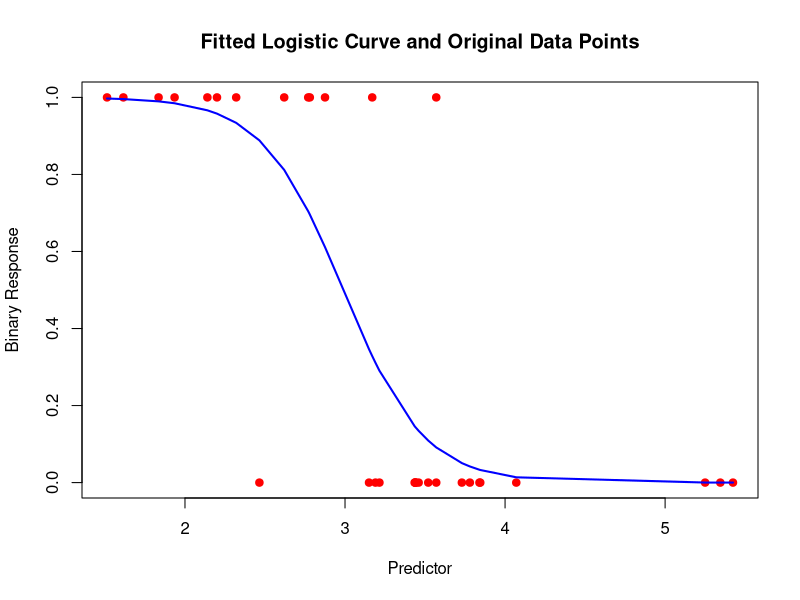
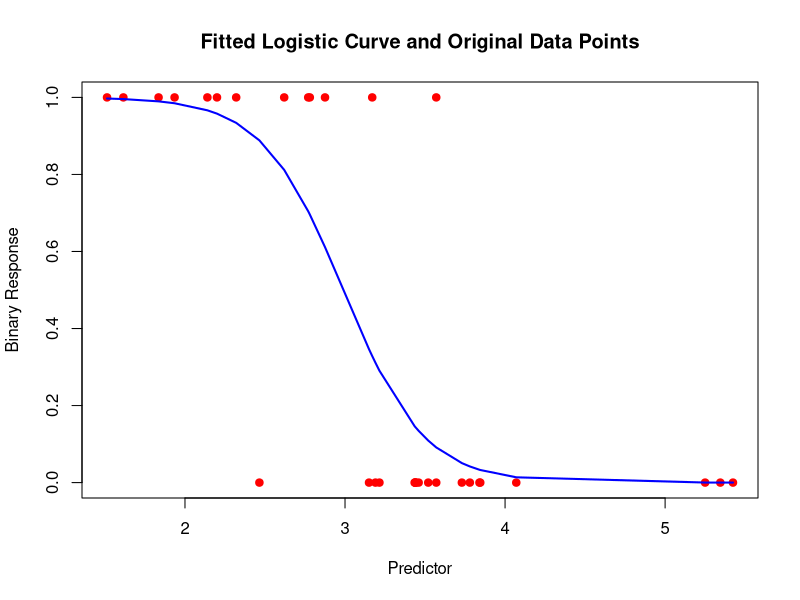

These charts were generated, in order, by the following R code:


# Logistic Function
# Purpose: Computes logistic function for given predictors X and coefficients beta.
# How it Works: Calculates p_i using formula p_i = 1 / (1 + exp(-X^T * beta)), returning predicted probabilities for each observation.
logistic_function <- function(beta, X) {
  # pi = 1 / (1 + exp(-xi^T * beta))
  return(1 / (1 + exp(-X %*% beta)))
}

# Cost Function (Calculating the sum in the argmin equation)
# Purpose: Calculates the cost for the current set of coefficients beta.
# How it Works: Implements logisticfunction as the negative sum of log-likelihood across all observations.
cost_function <- function(beta, X, y) {
  p <- logistic_function(beta, X)
  # -sum(yi * log(pi) + (1 - yi) * log(1 - pi))
  cost <- -sum(y * log(p + 1e-9) + (1 - y) * log(1 - p + 1e-9))  # Adding a small constant to avoid log(0)
  return(cost)
}


# Gradient of the Cost Function
# Purpose: Computes the gradient of the cost function with respect to beta.
# How it Works: Used in gradient descent to determine direction to adjust coefficients beta. Gradient calculated as X^T * (p - y).
gradient_function <- function(beta, X, y) {
  p <- 1 / (1 + exp(-X %*% beta))
  return(t(X) %*% (p - y))
}

# Logistic Regression
# This is a function presented to the user, it takes an X Vector as predictor and y values of 0 or 1 as output variables.
# The learning rate, max iterations, and tolerance can be adjusted by the user.
# Purpose: Optimizes coefficients beta to minimize the cost function.
# How it Works: Initializes beta using least-squares formula (X^T * X)^-1 * X^T * y. 
# Iteratively updates beta in the direction of negative gradient of the cost function,
# scaled by learning rate. Checks for convergence in each iteration. Returns optimized coefficients beta.
logistic_regression <- function(X, y, learning_rate = 0.01, max_iterations = 10000, tolerance = 1e-6) {
  # Initial coefficient estimation using least squares
  beta <- solve(t(X) %*% X) %*% t(X) %*% y
  previous_cost <- Inf
  
  # Iterative optimization process
  for (iteration in 1:max_iterations) {
    current_cost <- cost_function(beta, X, y)
    if (!is.na(current_cost) && !is.infinite(current_cost) && abs(previous_cost - current_cost) < tolerance) {
      break
    }
    previous_cost <- current_cost
    grad <- gradient_function(beta, X, y)
    beta <- beta - learning_rate * grad
  }
  
  # Predict and binarize predictions
  predicted_probs <- logistic_function(beta, X)
  predictions <- ifelse(predicted_probs > 0.5, 1, 0)
  
  # Confusion matrix components
  TP <- sum(predictions == 1 & y == 1)
  TN <- sum(predictions == 0 & y == 0)
  FP <- sum(predictions == 1 & y == 0)
  FN <- sum(predictions == 0 & y == 1)
  
  # Calculate metrics
  prevalence <- sum(y) / length(y)
  accuracy <- (TP + TN) / (TP + TN + FP + FN)
  sensitivity <- TP / (TP + FN)
  specificity <- TN / (TN + FP)
  false_discovery_rate <- FP / (TP + FP)
  diagnostic_odds_ratio <- (TP / FP) / (FN / TN)
  
  # Return a list containing optimized coefficients, confusion matrix, and metrics
  return(list(
    OptimizedCoefficients = beta,
    ConfusionMatrix = matrix(c(TP, FP, FN, TN), nrow = 2, byrow = TRUE),
    Prevalence = prevalence,
    Accuracy = accuracy,
    Sensitivity = sensitivity,
    Specificity = specificity,
    FalseDiscoveryRate = false_discovery_rate,
    DiagnosticOddsRatio = diagnostic_odds_ratio
  ))
}

  
plot_logistic_curve <- function(X, y) {
  # Add an intercept to X
  X_matrix <- cbind(1, X)
  
  # Compute beta estimates using your logistic regression function
  logistic_regression_result <- logistic_regression(X_matrix, y)
  beta_estimates <- logistic_regression_result$OptimizedCoefficients
  
  # Calculate predicted probabilities using the logistic function and beta estimates
  predicted_probabilities <- logistic_function(beta_estimates, X_matrix)
  
  # Create a data frame for plotting
  plot_data <- data.frame(X = X, y = y, predicted = predicted_probabilities)
  
  # Sorting the data for a smooth curve in plot
  plot_data <- plot_data[order(plot_data$X), ]
  
  # Plot the original data points
  plot(y ~ X, data = plot_data, col = "red", xlab = "Predictor", ylab = "Binary Response", 
       main = "Fitted Logistic Curve and Original Data Points",
       pch = 19)  # Points for actual responses
  
  # Add the logistic regression line
  lines(plot_data$X, plot_data$predicted, type = "l", col = "blue", lwd = 2)
}


plot_logistic_curve(mtcars$wt, mtcars$am)

#gpt link for creating cutsom logistic regression and plotting functions: https://chat.openai.com/share/2827b3e8-a2c6-4c1d-ab39-a42235cb1deb
#gpt link for additional editing, and the addition of the matrix and other metrics to the logistic regression function
# https://chat.openai.com/share/39e19490-5083-4928-a5ef-46666b1759e4
  

  
  # EXAMPLE TO BE USED
  data(mtcars)
  
  # Prepare the data
  X <- mtcars$wt
  y <- mtcars$am
  
  # Convert X to a matrix and add an intercept
  X_matrix <- cbind(1, X)
  
  beta_estimates <- logistic_regression(X_matrix, y)
  
  # Print the estimated coefficients
  beta_estimates
  plot_logistic_curve(mtcars$wt, mtcars$am)
  
  
  
  
  
  
  #ACTUAL REGRESSION FOR COMPARISON OF BETA
  data_glm <- data.frame(y = y, X = X)

  # Fit Logistic Regression model using glm()
  model_glm <- glm(y ~ X, data = data_glm, family = binomial(link = "logit"))

  # Display the summary of the model
  summary(model_glm)

  # To get the coefficients
  coefficients(model_glm)

